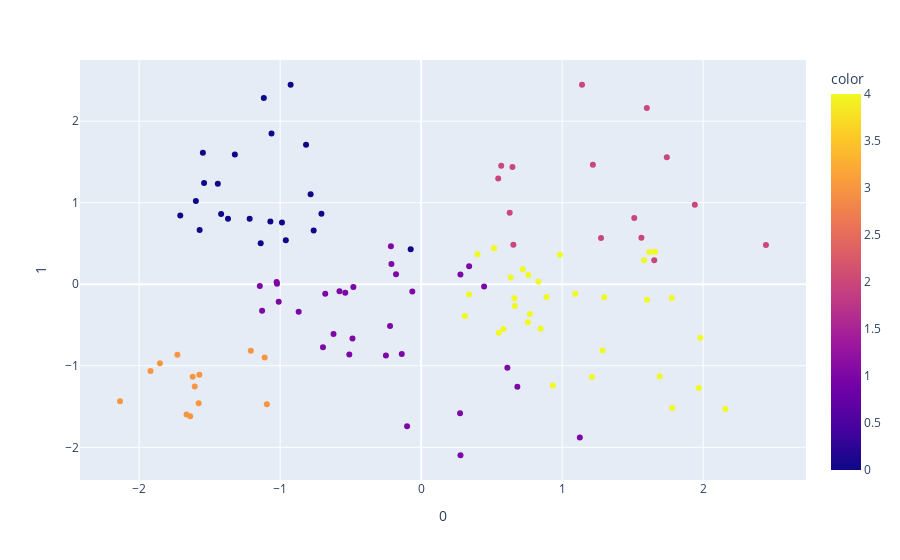

Notebook cell for this chart:
### Code cell
# Female PCA plot
fig_female = px.scatter(principalComponents_female, x=0, y=1, color=principalDf_female['Cluster'])
fig_female.show()
